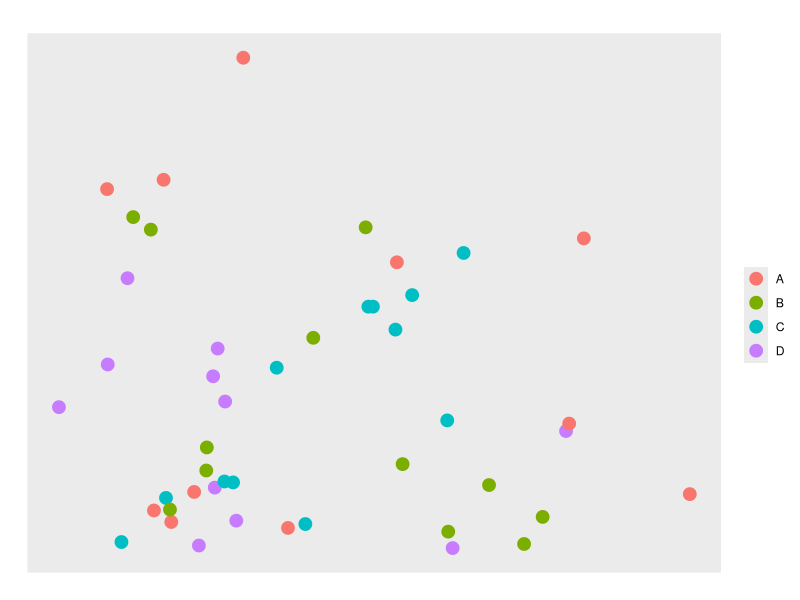
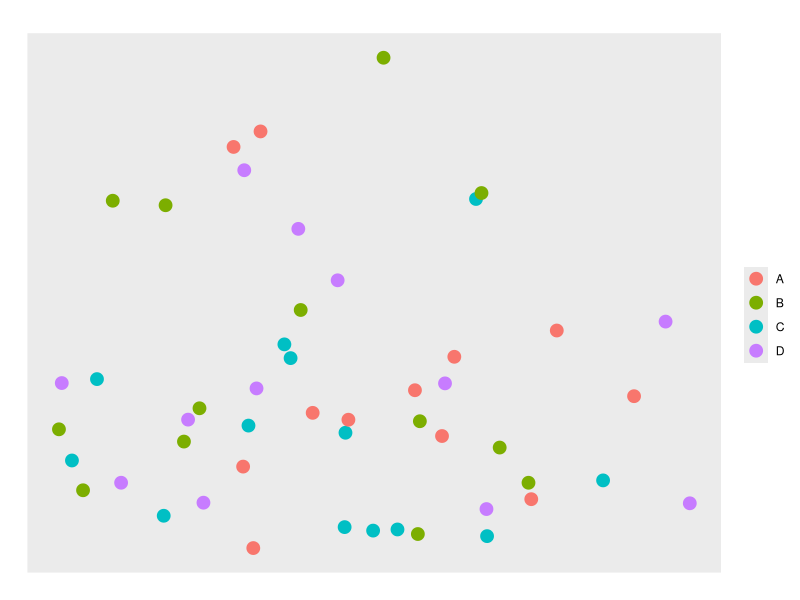
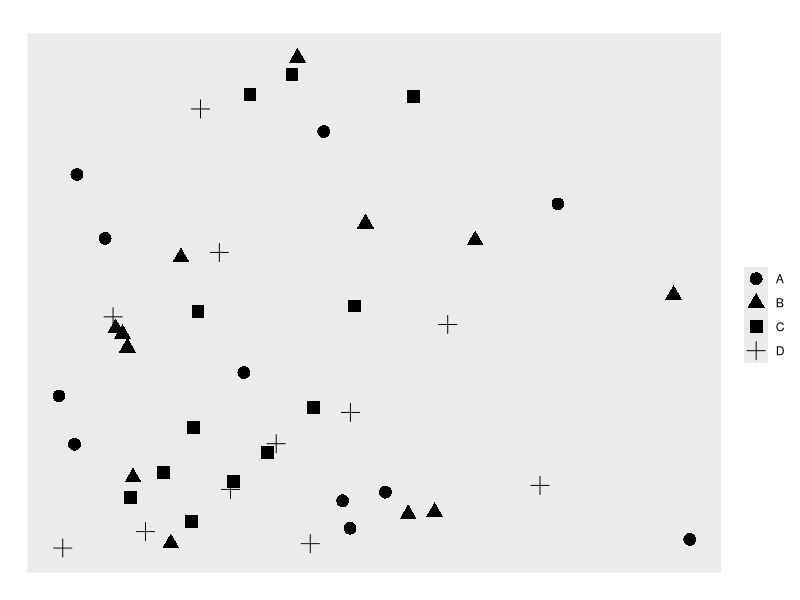
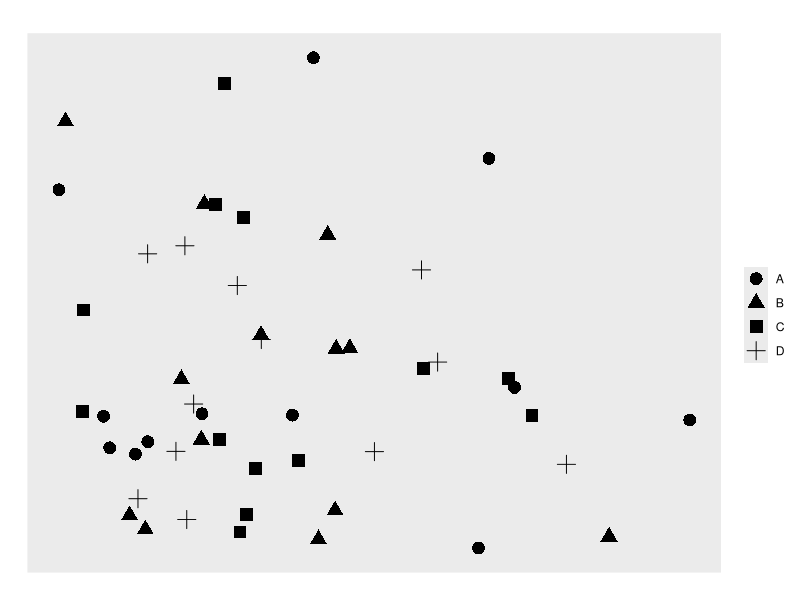
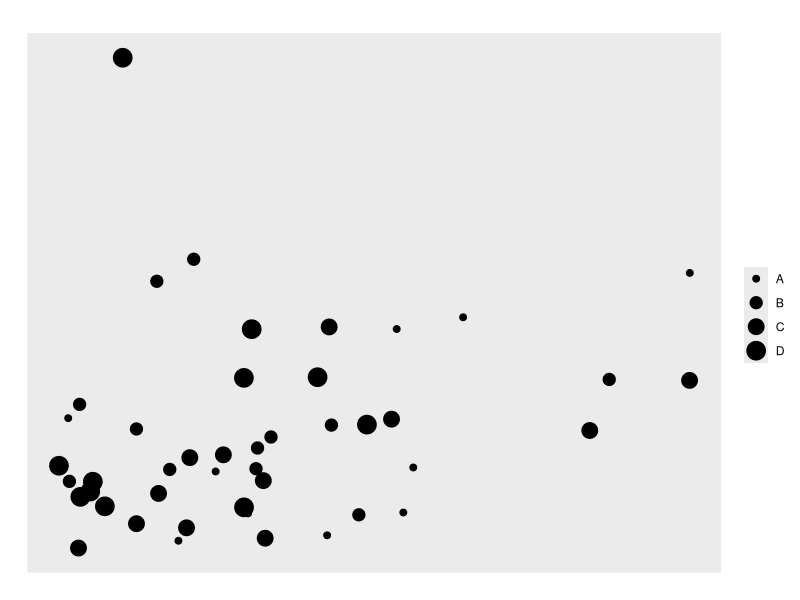
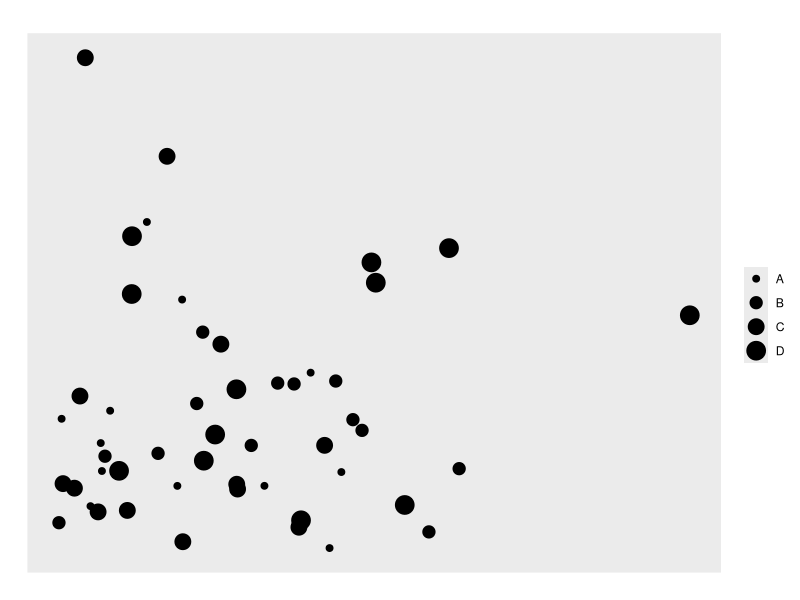
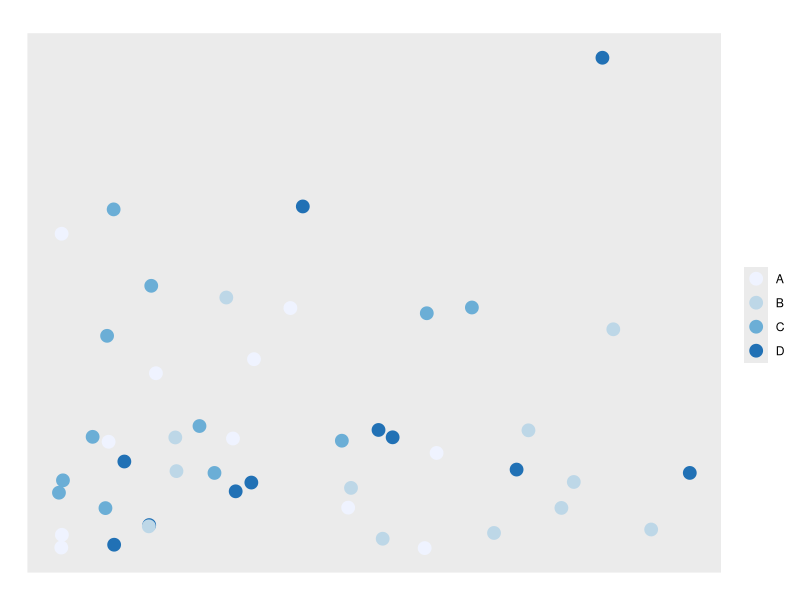
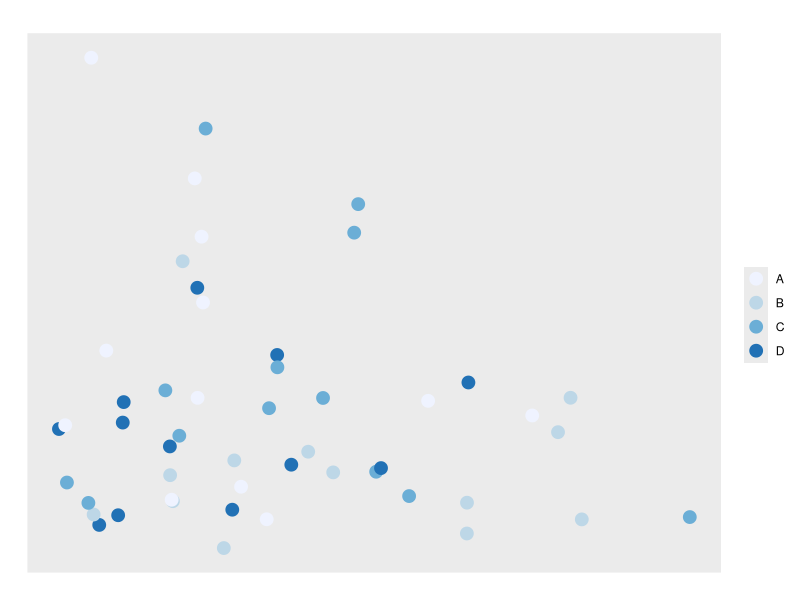

Here is the R script that generated these plots, in order:
#---
# April 22, 2017
# Assignment 2 -- Draw graphs for MTurk experiment (count points)
#---

library(tidyr)
library(tidyverse)
set.seed(428)
# Generate two random N-item data frames, with x and y are normal distributed continuous variables,
# z is a categorical variable with 4 categories, while each category has nearly equal number of items
N1 <- 46
N2 <- 50
rData_1 <- data.frame(x = abs(rnorm(N1)), y = abs(rnorm(N1)), z = c(1:N1) %% 4)
rData_2 <- data.frame(x = abs(rnorm(N2)), y = abs(rnorm(N2)), z = c(1:N2) %% 4)
rData_1$z <- factor(as.factor(rData_1$z), labels = c("A", "B", "C", "D"))
rData_2$z <- factor(as.factor(rData_2$z), labels = c("A", "B", "C", "D"))

rData_1 %>% 
  group_by(z) %>% 
  count()
rData_2 %>% 
  group_by(z) %>% 
  count()

# Differentiate by color (saturation)
color_1 <- ggplot(rData_1) +
  geom_point(aes(x = x, y = y, color = z), size = 4) +
  labs(x = "", y = "", title = "", color = "") +
  scale_x_continuous(breaks = NULL) +
  scale_y_continuous(breaks = NULL)
png(filename = "submissions/Liu_Guangyu/assignment2/graphs/color_1.png")
plot(color_1)
dev.off()

color_2 <- ggplot(rData_2) +
  geom_point(aes(x = x, y = y, color = z), size = 4) +
  labs(x = "", y = "", title = "", color = "") +
  scale_x_continuous(breaks = NULL) +
  scale_y_continuous(breaks = NULL)
png(filename = "submissions/Liu_Guangyu/assignment2/graphs/color_2.png")
plot(color_2)
dev.off()

# Differentiation by shape
rData_1$x <- abs(rnorm(N1))
rData_1$y <- abs(rnorm(N1))
rData_2$x <- abs(rnorm(N2))
rData_2$y <- abs(rnorm(N2))

shape_1 <- ggplot(rData_1) +
  geom_point(aes(x = x, y = y, shape = z), size = 4) +
  labs(x = "", y = "", title  = "" ,shape = "") +
  scale_x_continuous(breaks = NULL) +
  scale_y_continuous(breaks = NULL)
png(filename = "submissions/Liu_Guangyu/assignment2/graphs/shape_1.png")
plot(shape_1)
dev.off()

shape_2 <- ggplot(rData_2) +
  geom_point(aes(x = x, y = y, shape = z), size = 4) +
  labs(x = "", y = "", title  = "", shape = "") +
  scale_x_continuous(breaks = NULL) +
  scale_y_continuous(breaks = NULL)
png(filename = "submissions/Liu_Guangyu/assignment2/graphs/shape_2.png")
plot(shape_2)
dev.off()

# Differentiation by size
rData_1$x <- abs(rnorm(N1))
rData_1$y <- abs(rnorm(N1))
rData_2$x <- abs(rnorm(N2))
rData_2$y <- abs(rnorm(N2))

size_1 <- ggplot(rData_1) +
  geom_point(aes(x = x, y = y, size = z)) +
  labs(x = "", y = "", title = "", size = "") +
  scale_x_continuous(breaks = NULL) +
  scale_y_continuous(breaks = NULL) +
  coord_flip()
png(filename = "submissions/Liu_Guangyu/assignment2/graphs/size_1.png")
plot(size_1)
dev.off()

size_2 <- ggplot(rData_2) +
  geom_point(aes(x = x, y = y, size = z)) +
  labs(x = "", y = "", title = "", size = "") +
  scale_x_continuous(breaks = NULL) +
  scale_y_continuous(breaks = NULL) +
  coord_flip()
png(filename = "submissions/Liu_Guangyu/assignment2/graphs/size_2.png")
plot(size_2)
dev.off()

# Differentiate by shade
rData_1$x <- abs(rnorm(N1))
rData_1$y <- abs(rnorm(N1))
rData_2$x <- abs(rnorm(N2))
rData_2$y <- abs(rnorm(N2))

shade_1 <- ggplot(rData_1) +
  geom_point(aes(x = x, y = y, color = z), size = 4) +
  labs(x = "", y = "", title = "", color = "") +
  scale_x_continuous(breaks = NULL) +
  scale_y_continuous(breaks = NULL) +
  scale_color_brewer(palette = "Blues")
png(filename = "submissions/Liu_Guangyu/assignment2/graphs/shade_1.png")
plot(shade_1)
dev.off()

shade_2 <- ggplot(rData_2) +
  geom_point(aes(x = x, y = y, color = z), size = 4) +
  labs(x = "", y = "", title = "", color = "") +
  scale_x_continuous(breaks = NULL) +
  scale_y_continuous(breaks = NULL) +
  scale_color_brewer(palette = "Blues")
png(filename = "submissions/Liu_Guangyu/assignment2/graphs/shade_2.png")
plot(shade_2)
dev.off()

# Double the sample size and differentiate by color
N1 <- 92
N2 <- 100

rData_1 <- data.frame(x = abs(rnorm(N1)), y = abs(rnorm(N1)), z = c(1:N1) %% 8)
rData_2 <- data.frame(x = abs(rnorm(N2)), y = abs(rnorm(N2)), z = c(1:N2) %% 8)
rData_1$z <- factor(as.factor(rData_1$z), labels = c("A", "B", "C", "D", "E", "F", "G", "H"))
rData_2$z <- factor(as.factor(rData_2$z), labels = c("A", "B", "C", "D", "E", "F", "G", "H"))

double_1 <- ggplot(rData_1) +
  geom_point(aes(x = x, y = y, color = z), size = 4) +
  labs(x = "", y = "", title = "How many points are 'B'?", color = "") +
  scale_x_continuous(breaks = NULL) +
  scale_y_continuous(breaks = NULL)
png(filename = "submissions/Liu_Guangyu/assignment2/graphs/double_1.png")
plot(double_1)
dev.off()

double_2 <- ggplot(rData_2) +
  geom_point(aes(x = x, y = y, color = z), size = 4) +
  labs(x = "", y = "", title = "How many points are 'B'?", color = "") +
  scale_x_continuous(breaks = NULL) +
  scale_y_continuous(breaks = NULL)
png(filename = "submissions/Liu_Guangyu/assignment2/graphs/double_2.png")
plot(double_2)
dev.off()

# Emphasize F and grey others
rData_1$x <- abs(rnorm(N1))
rData_1$y <- abs(rnorm(N1))
rData_2$x <- abs(rnorm(N2))
rData_2$y <- abs(rnorm(N2))

emphasize_1 <- ggplot() +
  geom_point(data = rData_1, mapping = aes(x = x, y = y, color = z), size = 4) +
  labs(x = "", y = "", title = "How many points are 'F'?", color = "") +
  scale_x_continuous(breaks = NULL) +
  scale_y_continuous(breaks = NULL) +
  scale_color_manual(values = c("A" = "grey", "B" = "grey", "C" = "grey", "D" = "grey", "E" = "grey", 
                                "F" = "red", "G" = "grey", "H" = "grey"))
png(filename = "submissions/Liu_Guangyu/assignment2/graphs/emphasize_1.png")
plot(emphasize_1)
dev.off()

emphasize_2 <- ggplot() +
  geom_point(data = rData_2, mapping = aes(x = x, y = y, color = z), size = 4) +
  labs(x = "", y = "", title = "How many points are 'F'?", color = "") +
  scale_x_continuous(breaks = NULL) +
  scale_y_continuous(breaks = NULL) +
  scale_color_manual(values = c("A" = "grey", "B" = "grey", "C" = "grey", "D" = "grey", "E" = "grey", 
                                "F" = "red", "G" = "grey", "H" = "grey"))
png(filename = "submissions/Liu_Guangyu/assignment2/graphs/emphasize_2.png")
plot(emphasize_2)
dev.off()

